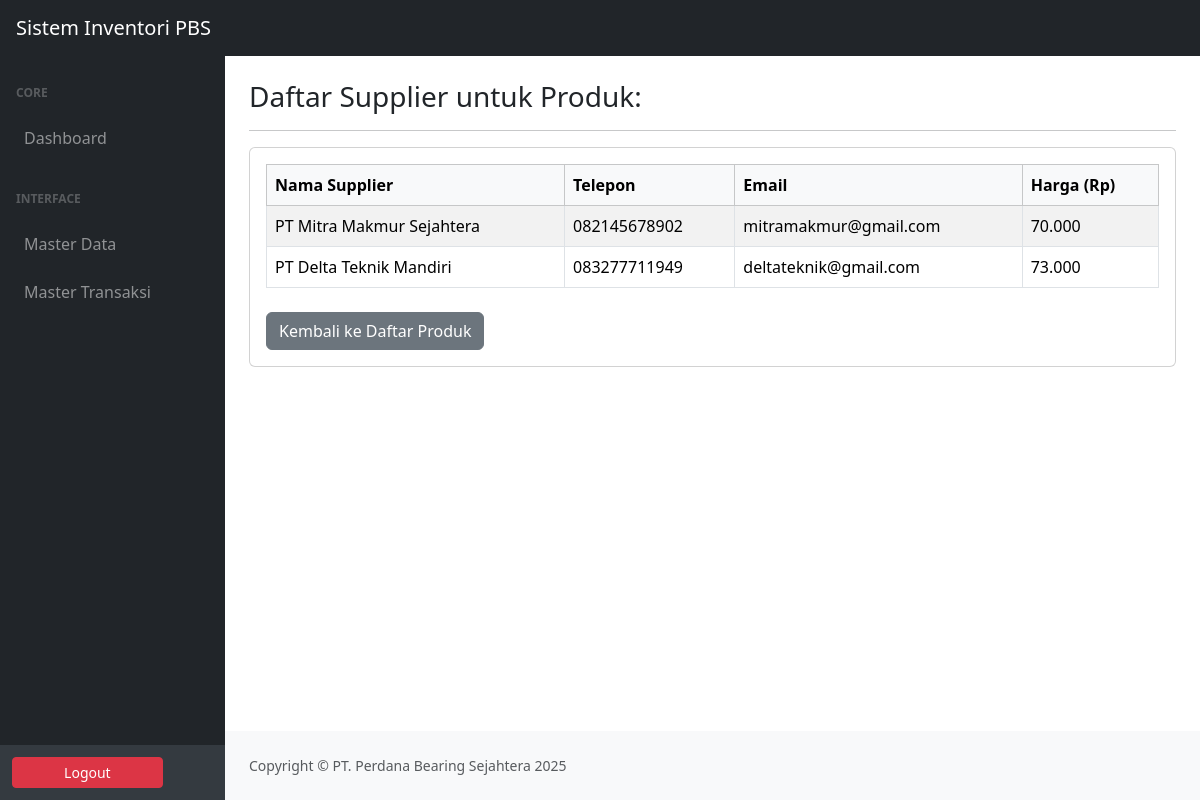
/product_supplier.php?id=21 (signed in), run on the app's committed database.
### tables this page shows
CREATE TABLE `supplier_product` (
  `supplier_id` int(11) NOT NULL,
  `product_id` int(11) NOT NULL,
  `price` decimal(12,2) NOT NULL
);

CREATE TABLE `supplier` (
  `supplier_id` int(11) NOT NULL,
  `namasupplier` varchar(150) NOT NULL,
  `alamat` varchar(255) DEFAULT NULL,
  `phone` varchar(50) DEFAULT NULL,
  `email` varchar(100) DEFAULT NULL,
  `status` tinyint(1) NOT NULL DEFAULT 1
);

### product_supplier.php (the view, shortened to what this page needs)
<!DOCTYPE html>
<?php
include "include/config.php";
$productId = (int)($_GET['id'] ?? 0);
$querySupplier = "
    SELECT s.namasupplier, s.phone, s.email, sp.price
    FROM supplier_product sp
    JOIN supplier s ON sp.supplier_id = s.supplier_id
    WHERE sp.product_id = $productId
";
$resultSupplier = mysqli_query($connection, $querySupplier);
?>
<html lang="en">
<head>
    <link href="css/styles.css" rel="stylesheet">
    <link href="https://cdn.jsdelivr.net/npm/bootstrap@5.3.3/dist/css/bootstrap.min.css" rel="stylesheet">
</head>
<body class="sb-nav-fixed">
<?php include "include/navbar.php"; ?>
<div id="layoutSidenav">
    <?php include "include/menu.php"; ?>
    <div id="layoutSidenav_content">
        <main>
            <div class="container-fluid px-4 mt-4">
                <h3>Daftar Supplier untuk Produk:
                </h3>
                <hr>
                <div class="card mb-4">
                    <div class="card-body">
                        <table class="table table-bordered table-striped">
                            <thead class="table-light">
                                <tr>
                                    <th>Nama Supplier</th>
                                    <th>Telepon</th>
                                    <th>Email</th>
                                    <th>Harga (Rp)</th>
                                </tr>
                            </thead>
                            <tbody>
                                <?php if (mysqli_num_rows($resultSupplier) > 0): ?>
                                    <?php while ($rowSupp = mysqli_fetch_assoc($resultSupplier)): ?>
                                    <tr>
                                        <td><?php echo htmlspecialchars($rowSupp['namasupplier']); ?></td>
                                        <td><?php echo htmlspecialchars($rowSupp['phone']); ?></td>
                                        <td><?php echo htmlspecialchars($rowSupp['email']); ?></td>
                                        <td><?php echo number_format($rowSupp['price'], 0, ',', '.'); ?></td>
                                    </tr>
                                    <?php endwhile; ?>
                                <?php else: ?>
                                    <tr>
                                        <td colspan="4" class="text-center text-muted">Belum ada supplier untuk produk ini.</td>
                                    </tr>
                                <?php endif; ?>
                            </tbody>
                        </table>
                        <a href="product.php" class="btn btn-secondary mt-2">Kembali ke Daftar Produk</a>
                    </div>
                </div>
            </div>
        </main>
   <?php include "include/footer.php"; ?>
    </div>
</div>
</body>
</html>

### data on the page
supplier_product: supplier.namasupplier "PT Mitra Makmur Sejahtera", supplier.phone "082145678902", supplier.email "mitramakmur@gmail.com", price "70.000"
supplier_product: supplier.namasupplier "PT Delta Teknik Mandiri", supplier.phone "083277711949", supplier.email "deltateknik@gmail.com", price "73.000"
